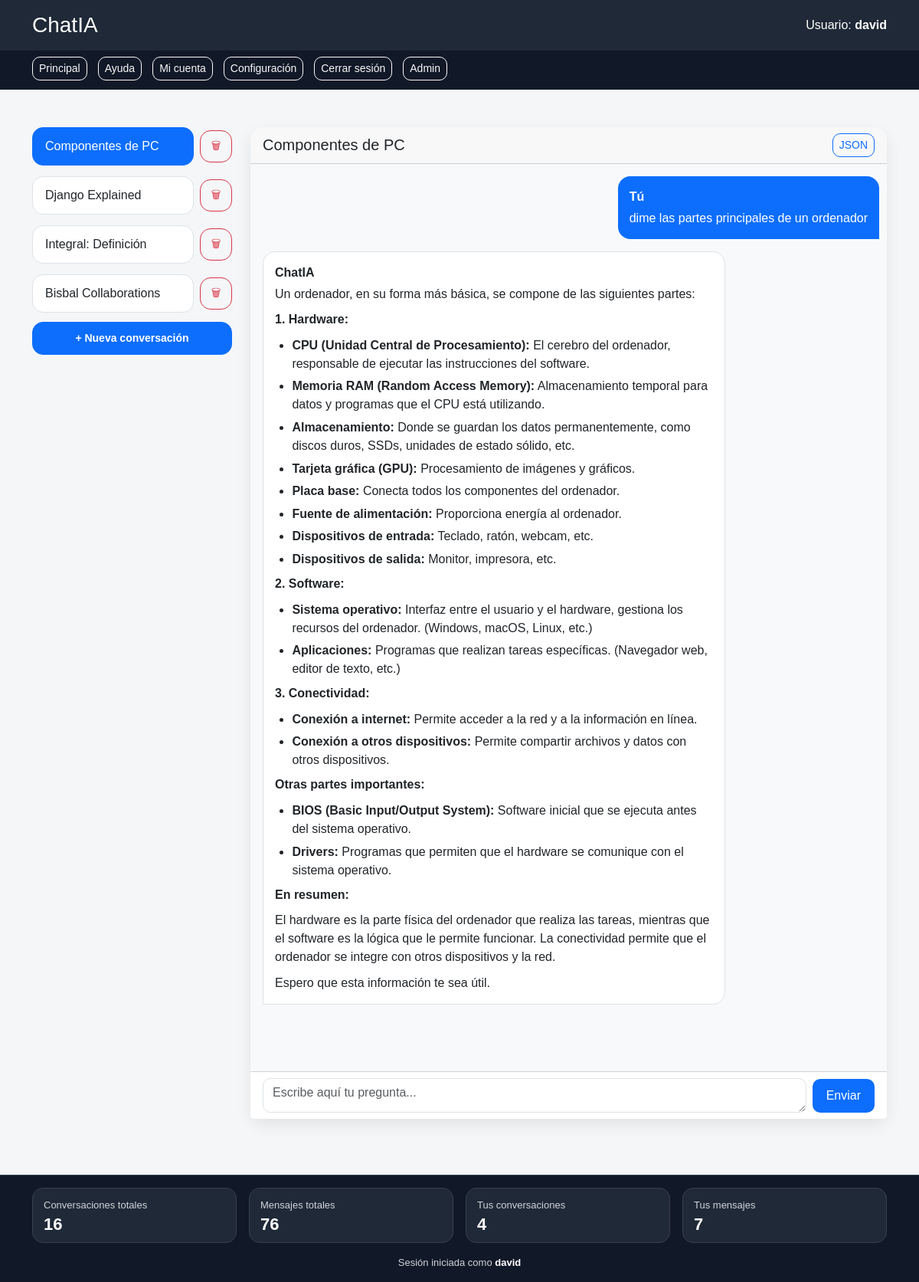
The page /cuenta/ (signed in) on the database its author committed.
### chatbot/models.py (models this page shows, shortened)
class Conversacion(models.Model): #es una ForeignKey de User, porque cada usuario puede tener varias conversaciones
    usuario = models.ForeignKey('auth.User',on_delete=models.CASCADE,related_name='conversaciones')
    titulo = models.CharField(max_length=100, default='Nueva conversación')
    fecha_creacion = models.DateTimeField(auto_now_add=True)
    fecha_actualizacion = models.DateTimeField(auto_now=True)

class Mensaje(models.Model): # es una ForignKey de Conversacion, porque cada conversación tiene varios mensajes
    conversacion = models.ForeignKey(Conversacion,on_delete=models.CASCADE,related_name='mensajes')
    rol = models.CharField(max_length=10,choices=[('user','Usuario'),('assistant','ChatIA')])
    contenido = models.TextField()
    fecha_creacion = models.DateTimeField(auto_now_add=True)

### chatbot/views.py (the view)
# urls.py: path('cuenta/', views.cuenta, name='cuenta'),
@login_required
def cuenta(request):
    conversaciones = Conversacion.objects.filter(usuario=request.user).order_by('-fecha_actualizacion', '-id')
    conv_id = request.GET.get('conv_id')
    if conv_id:
        conversacion = get_object_or_404(
            Conversacion,
            id=conv_id,
            usuario=request.user
        )
    else:
        conversacion = conversaciones.first()
    form = PromptForm()
    if conversacion:
        mensajes = preparar_mensajes_para_html(
            conversacion.mensajes.order_by('id')
        )
    else:
        mensajes = []
    return render(request, 'cuenta.html', {
        'form': form,
        'conversaciones': conversaciones,
        'conversacion_activa': conversacion,
        'mensajes': mensajes,
    })

### chatbot/forms.py
class PromptForm(forms.Form):
    prompt = forms.CharField(label='Pregúntale algo a la IA',widget=forms.Textarea(attrs={'rows': 1,'class': 'form-control chat-textarea','placeholder': 'Escribe aquí tu pregunta...'}))

### chatbot/utils.py (called while the page is built)
def convertir_markdown_a_html(texto):
    if not texto:
        return ""
    texto_seguro = escape(texto)
    html = markdown.markdown(
        texto_seguro,
        extensions=[
            "nl2br",
            "fenced_code",
            "tables",
        ]
    )
    return html

def preparar_mensajes_para_html(mensajes):
    for mensaje in mensajes:
        if mensaje.rol == 'assistant':
            mensaje.respuesta_html = convertir_markdown_a_html(mensaje.contenido)
        else:
            mensaje.respuesta_html = mensaje.contenido
    return mensajes

### chatbot/templates/cuenta.html (shortened to what this page needs)
{% extends "base.html" %}
{% block content %}
    {% include "cuenta_contenido.html" %}
{% endblock %}

### chatbot/templates/base.html (shortened to what this page needs)
{% load static %}
<!DOCTYPE html>
<html lang="es">
<head>
    <link href="https://cdn.jsdelivr.net/npm/bootstrap@5.3.3/dist/css/bootstrap.min.css" rel="stylesheet">
    <link rel="stylesheet" href="{% static 'estilos.css' %}?v=54">
</head>
<body class="tema-{{ tema_usuario|default:'claro' }}">
<header id="cabecera" class="p-3">
    <div class="container d-flex justify-content-between align-items-center flex-wrap gap-2">
        <a href="/" class="text-decoration-none">
            <h1 class="h3 mb-0">ChatIA</h1>
        </a>
        <div>
            {% if user.is_authenticated %}
                Usuario: <strong>{{ user.username }}</strong>
            {% else %}
                Usuario no autenticado
            {% endif %}
        </div>
    </div>
</header>
<nav id="menu" class="p-2">
    <div class="container d-flex flex-wrap gap-2">
        <a href="/" class="btn btn-sm btn-outline-light">Principal</a>
        <a href="{% url 'ayuda' %}" class="btn btn-sm btn-outline-light">Ayuda</a>
        {% if user.is_authenticated %}
            <a href="{% url 'cuenta' %}" class="btn btn-sm btn-outline-light">Mi cuenta</a>
            <a href="{% url 'configuracion' user.username %}" class="btn btn-sm btn-outline-light">Configuración</a>
            <a href="{% url 'logout' %}" class="btn btn-sm btn-outline-light">Cerrar sesión</a>
        {% else %}
            <a href="{% url 'login' %}" class="btn btn-sm btn-outline-light">Login</a>
            <a href="{% url 'registro' %}" class="btn btn-sm btn-outline-light">Registro</a>
        {% endif %}
        <a href="/admin/" class="btn btn-sm btn-outline-light">Admin</a>
    </div>
</nav>
<main id="contenido" class="container my-4">
    {% block content %}
    {% endblock %}
</main>
{% include "footer_metricas.html" with usar_oob=False %}
</body>
</html>

### chatbot/templates/cuenta_contenido.html (shortened to what this page needs)
<div class="row zona-cuenta" id="zona-cuenta">
    <div class="col-lg-3 mb-4" id="sidebar-conversaciones">
        <div class="list-group">
            {% for conv in conversaciones %}
                <div class="conversation-row d-flex justify-content-between align-items-center mb-1">
                    <a href="?conv_id={{ conv.id }}"
                       class="list-group-item list-group-item-action {% if conversacion_activa and conv.id == conversacion_activa.id %}active{% endif %}">
                        {{ conv.titulo }}
                    </a>
                    <form method="post"
                          action="{% url 'borrar_conversacion' conv.id %}"
                          class="d-inline"
                          onsubmit="return confirm('¿Seguro que quieres borrar esta conversación?');">
                        <button type="submit" class="btn btn-sm btn-outline-danger">
                            🗑
                        </button>
                    </form>
                </div>
            {% empty %}
                <div class="text-muted small p-3 bg-white rounded">
                    Todavía no tienes conversaciones.
                </div>
            {% endfor %}
        </div>
        <form method="post" action="{% url 'crear_conversacion' %}" class="mt-2">
            <button type="submit" class="btn btn-primary btn-sm w-100">
                + Nueva conversación
            </button>
        </form>
    </div>
    <div class="col-lg-9 mb-4 d-flex flex-column">
        <section class="card shadow-sm flex-grow-1 d-flex flex-column">
            <div class="card-header d-flex justify-content-between align-items-center">
                {% if conversacion_activa %}
                    <h3 class="h5 mb-0">{{ conversacion_activa.titulo }}</h3>
                    <a href="{% url 'conversacion_json' conversacion_activa.id %}"
                       class="btn btn-sm btn-outline-primary"
                       target="_blank">
                        JSON
                    </a>
                {% else %}
                    <h3 class="h5 mb-0">Nueva conversación</h3>
                {% endif %}
            </div>
            <div class="card-body chat-box flex-grow-1" id="chat-mensajes">
                {% for mensaje in mensajes %}
                    {% if mensaje.rol == 'user' %}
                        <div class="d-flex justify-content-end mb-3">
                            <div class="mensaje-usuario">
                                <strong>Tú</strong>
                                <p class="mb-0 mt-1">{{ mensaje.contenido }}</p>
                            </div>
                        </div>
                    {% else %}
                        <div class="d-flex justify-content-start mb-3">
                            <div class="mensaje-ia">
                                <strong>ChatIA</strong>
                                <div class="mb-0 mt-1 markdown-content">
                                    {{ mensaje.respuesta_html|safe }}
                                </div>
                            </div>
                        </div>
                    {% endif %}
                {% empty %}
                    <p class="text-muted text-center mb-0">
                        Escribe tu primer mensaje para crear una conversación.
                    </p>
                {% endfor %}
            </div>
            <div class="card-footer bg-white">
                {% if conversacion_activa %}
                    <form method="post"
                          class="chat-bar"
                          id="form-chat"
                          hx-post="{% url 'actualizar_mensajes' conversacion_activa.id %}"
                          hx-target="#zona-cuenta"
                          hx-swap="outerHTML"
                          hx-indicator="#spinner-chat">
                        {{ form.prompt }}
                        <button type="submit" class="chat-send-button">Enviar</button>
                    </form>
                {% endif %}
            </div>
        </section>
    </div>
</div>

### chatbot/templates/footer_metricas.html
<footer id="pie" class="mt-auto" {% if usar_oob %}hx-swap-oob="true"{% endif %}>
    <div class="container py-3">
        <div class="row text-center text-md-start align-items-center g-3">
            <div class="col-md-3">
                <div class="footer-metric">
                    <span class="footer-label">Conversaciones totales</span>
                    <strong>{{ conversaciones_totales }}</strong>
                </div>
            </div>
            <div class="col-md-3">
                <div class="footer-metric">
                    <span class="footer-label">Mensajes totales</span>
                    <strong>{{ mensajes_totales }}</strong>
                </div>
            </div>
            <div class="col-md-3">
                <div class="footer-metric">
                    <span class="footer-label">Tus conversaciones</span>
                    <strong>{{ conversaciones_usuario }}</strong>
                </div>
            </div>
            <div class="col-md-3">
                <div class="footer-metric">
                    <span class="footer-label">Tus mensajes</span>
                    <strong>{{ prompts_usuario }}</strong>
                </div>
            </div>
        </div>
        <div class="footer-user text-center mt-3">
            {% if user.is_authenticated %}
                Sesión iniciada como <strong>{{ user.username }}</strong>
            {% else %}
                Usuario no autenticado
            {% endif %}
        </div>
    </div>
</footer>

### static/estilos.css (style rules this page uses)
body { background-color: #f4f6f8; color: #212529; font-family: Arial, Helvetica, sans-serif; font-size: 16px; margin: 0; }
#cabecera { background-color: #1f2937; color: white; }
#cabecera a { color: white; text-decoration: none; }
#menu { background-color: #111827; color: white; }
#menu a { margin-right: 6px; margin-bottom: 4px; }
#contenido { min-height: 70vh; padding-top: 25px; padding-bottom: 25px; }
.card { border-radius: 16px; border: none; }
.card-header { border-radius: 16px 16px 0 0 !important; }
.shadow-sm { box-shadow: 0 8px 20px rgba(0, 0, 0, 0.08) !important; }
.btn { border-radius: 10px; }
input, textarea, select { border-radius: 10px !important; }
textarea { resize: vertical; }
#sidebar-conversaciones { height: 80vh; overflow-y: auto; position: sticky; top: 20px; }
.chat-box { height: 60vh; min-height: 350px; overflow-y: auto; display: block !important; background-color: #f8f9fa; padding-right: 10px; scroll-behavior: smooth; }
.mensaje-usuario { max-width: 75%; padding: 15px; border-radius: 16px 16px 0 16px; background-color: #0d6efd; color: white; }
.mensaje-ia { max-width: 75%; padding: 15px; border-radius: 16px 16px 16px 0; background-color: white; color: #212529; border: 1px solid #dee2e6; }
.chat-bar { display: flex; gap: 8px; align-items: flex-end; }
.chat-bar textarea { flex: 1; min-height: 45px; max-height: 120px; }
.chat-send-button { border: none; background-color: #0d6efd; color: white; padding: 10px 18px; border-radius: 10px; }
.card-footer.bg-white { position: sticky; bottom: 0; background-color: white; z-index: 10; }
.zona-cuenta { min-height: 80vh; }
#sidebar-conversaciones .list-group { display: flex; flex-direction: column; gap: 10px; }
#sidebar-conversaciones .d-flex { gap: 8px; }
#sidebar-conversaciones .list-group-item { border-radius: 14px !important; border: 1px solid #dee2e6; padding: 12px 16px; font-weight: 500; transition: all 0.2s ease; }
#sidebar-conversaciones .list-group-item.active { border-radius: 14px !important; background-color: #0d6efd; border-color: #0d6efd; color: white; }
#sidebar-conversaciones .btn-outline-danger { border-radius: 14px; min-width: 42px; height: 42px; display: flex; align-items: center; justify-content: center; }
#sidebar-conversaciones .btn-primary { border-radius: 14px; padding: 10px 14px; font-weight: 600; }
.conversation-row { width: 100%; }
.conversation-row .list-group-item { flex: 1; }
#pie { background-color: #111827; color: #f9fafb; font-size: 14px; border-top: 1px solid #374151; }
.footer-metric { background-color: #1f2937; border: 1px solid #374151; border-radius: 14px; padding: 12px 14px; min-height: 72px; display: flex; flex-direction: column; justify-content: center; }
.footer-label { color: #d1d5db; font-size: 13px; margin-bottom: 4px; }
.footer-metric strong { color: #ffffff; font-size: 22px; line-height: 1; }
.footer-user { color: #d1d5db; font-size: 13px; }
.footer-user strong { color: #ffffff; }
.markdown-content p { margin-bottom: 0.6rem; }
.markdown-content p:last-child { margin-bottom: 0; }
.markdown-content strong { font-weight: 700; }
.markdown-content ul, .markdown-content ol { margin-top: 0.5rem; margin-bottom: 0.5rem; padding-left: 1.4rem; }
.markdown-content li { margin-bottom: 0.35rem; }

### rows shown on the page
Conversacion: titulo "Componentes de PC"
Conversacion: titulo "Django Explained"
Conversacion: titulo "Integral: Definición"
Conversacion: titulo "Bisbal Collaborations"
Mensaje: contenido "dime las partes principales de un ordenador"
Mensaje: respuesta_html "Un ordenador, en su forma más básica, se compone de las siguientes partes: 1. Hardware: CPU (Unidad Central de Procesamiento): El cerebro del ordenador, responsable de ejecutar las instrucciones del software. Memoria RAM (Random Access Memory): Almacenamiento temporal para datos y programas que el CPU está utilizando. Almacenamiento: Donde se guardan los datos permanentemente, como discos duros, SSDs, unidades de estado sólido, etc. Tarjeta gráfica (GPU): Procesamiento de imágenes y gráficos. Placa base: Conecta todos los componentes del ordenador. Fuente de alimentación: Proporciona energía al ordenador. Dispositivos de entrada: Teclado, ratón, webcam, etc. Dispositivos de salida: Monitor,…"

### other values the page prints
{{ user.username }} "david"
{{ conversaciones_totales }} "16"
{{ mensajes_totales }} "76"
{{ conversaciones_usuario }} "4"
{{ prompts_usuario }} "7"
